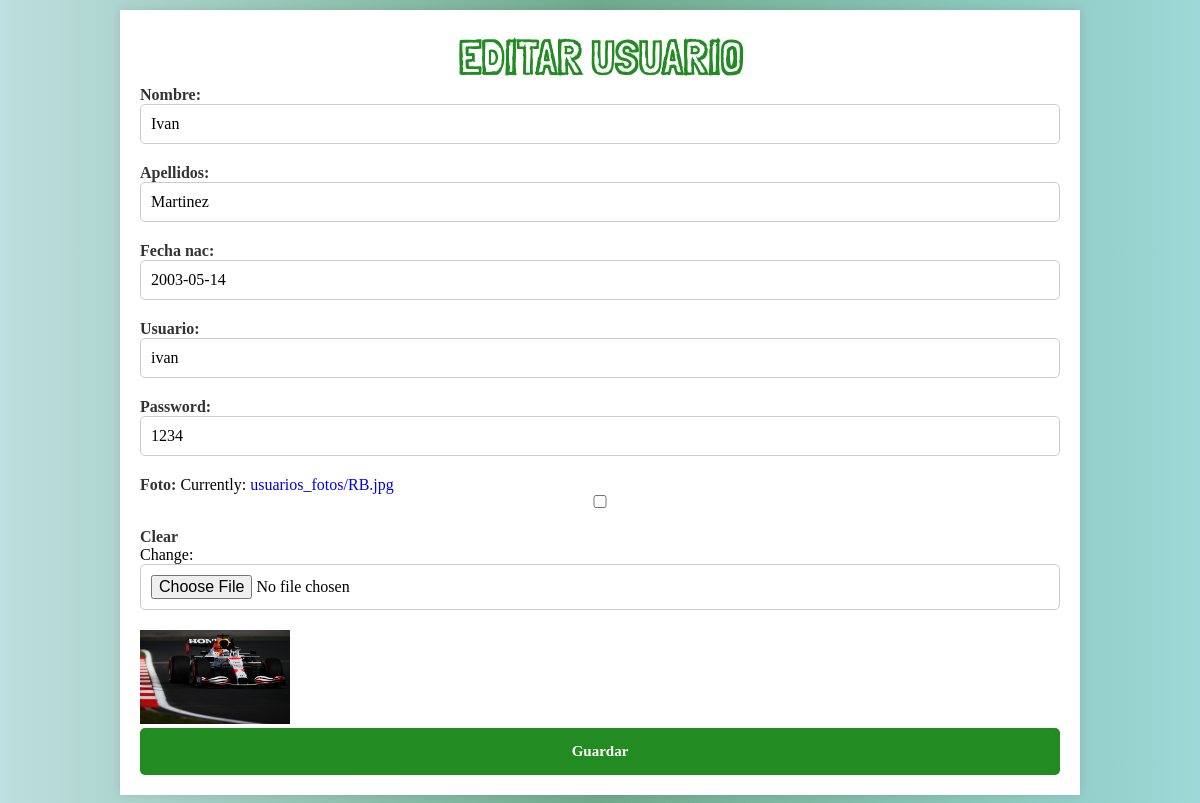
Page /usuarios/edit/5/ (signed in) on the committed database.
### usuarios/models.py (models this page shows, shortened)
class Usuario(models.Model):
    nombre = models.CharField(max_length=100)
    apellidos = models.CharField(max_length=100)
    fecha_nac = models.DateField()
    usuario= models.CharField(max_length=100)
    password= models.CharField(max_length=100)
    foto= models.ImageField(upload_to='usuarios_fotos', blank=True, null= True)

### usuarios/views.py (the view)
# urls.py: path('edit/<int:pk>/', views.update_usuario, name='update_usuario'),
@login_required
def update_usuario(request, pk):
    usuario = get_object_or_404(Usuario, pk=pk)
    if request.method == 'POST':
        form = UsuarioForm(request.POST, request.FILES, instance=usuario )
        if form.is_valid():
            form.save()
            return redirect('usuario_list')
    else:
        form = UsuarioForm(instance=usuario)
    return render(request, 'usuarios/usuario_form.html', {'form':form, 'usuario':usuario})

### usuarios/forms.py
class UsuarioForm(forms.ModelForm):
    class Meta:
        model= Usuario
        fields = ['nombre','apellidos','fecha_nac','usuario','password','foto']
        foto = forms.ImageField(required=False)

### usuarios/templates/usuarios/usuario_form.html (shortened to what this page needs)
<!DOCTYPE html>
<html lang="es">
<head>
    {% load static %}
    <link rel="stylesheet" type="text/css" href="{% static 'usuarios/style.css' %}">
</head>
<body>
    <div class="container">
        <h1>{% if form.instance.pk %}EDITAR USUARIO {% else %} CREAR USUARIO {% endif %}</h1>
        <form method="post" enctype="multipart/form-data">
            {{form.as_p}}
            {% if usuario.foto %}
                <div class="image-container">
                    <img src="{{ usuario.foto.url }}"
                    alt="Foto de {{ usuario.nombre }}"
                    width="150">
                </div>
            {% endif %}
            <button class="btn" type="submit">Guardar</button>
        </form>
    </div>
</body>
</html>

### usuarios/static/usuarios/style.css (style rules this page uses)
* { margin: 0; padding: 0; border: none; box-sizing: border-box; list-style: none; text-decoration: none; scroll-behavior: smooth; font-family: "LXGW"; }
:root { --text-color: #000000; --bg-color: #000; --main-color: #228b22; --p-font: 1rem; --h2-font: 3rem; --h1-font: 6rem; }
body { color: var(--text-color); background: var(--bg-color); background: linear-gradient( to left, rgba(93, 190, 190, 0.6), rgba(14, 115, 63, 0.6), rgba(38, 151, 151, 0.3) ); }
h1 { width: 100%; text-align: center; color: var(--main-color); text-transform: uppercase; font-size: var(--h2-font); font-family: "LondrinaSketch"; }
.btn { display: inline-block; padding: 13px 40px; background: var(--main-color); color: #ffffff; font-size: 15px; font-weight: 600; cursor: pointer; border: 2px solid transparent; font-family: "LXGW"; }
.container { width: 80%; margin: 10px auto; padding: 20px; background-color: white; box-shadow: 0 0 10px rgba(0, 0, 0, 0.1); }
form { display: flex; flex-direction: column; }
label { margin-bottom: 5px; color: #333; font-weight: bold; }
input { padding: 10px; margin-bottom: 20px; border: 1px solid #ccc; border-radius: 5px; font-size: 16px; width: 100%; box-sizing: border-box; transition: border-color 0.3s ease; }
button { padding: 10px 15px; background-color: var(--main-color); border: none; border-radius: 5px; color: white; font-size: 16px; cursor: pointer; transition: background-color 0.3s ease; }

### rows in the picture
Usuario: nombre "Ivan", apellidos "Martinez", fecha_nac "2003-05-14", usuario "ivan", password "1234", foto (picture)
